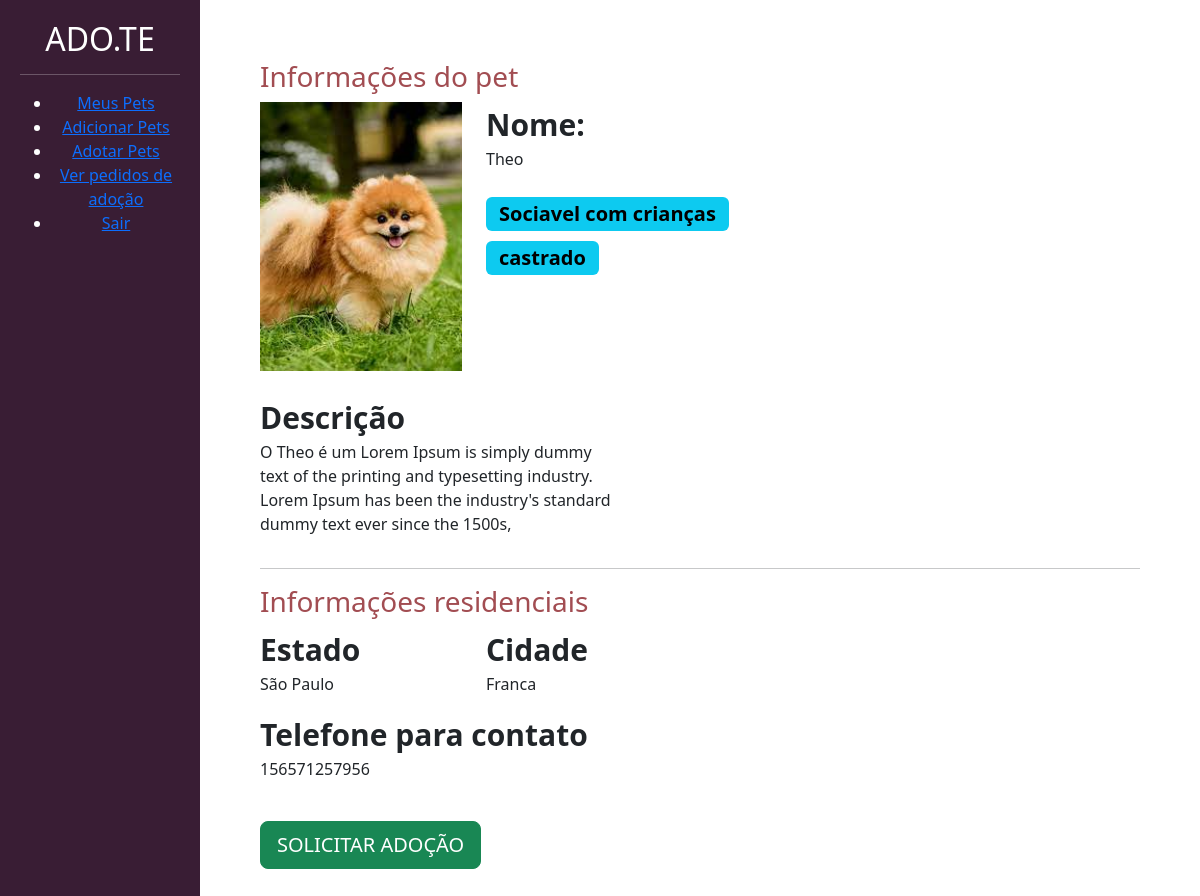
/divulgar/ver_pet/1 (signed in), run on the app's committed database.
### divulgar/models.py (models this page shows, shortened)
class Pet(models.Model):
    choices_status = (("P", 'Para adoção'),
                      ('A', 'Adotado'))
    usuario = models.ForeignKey(User, on_delete=models.CASCADE)
    nome = models.CharField(max_length=100)
    descricao = models.TextField()
    estado = models.CharField(max_length=50)
    cidade = models.CharField(max_length=50)
    telefone = models.CharField(max_length=14)
    raca = models.ForeignKey(Raca, on_delete=models.CASCADE)
    tags = models.ManyToManyField(Tag)  # manytomany é muitos paras muitos
    status = models.CharField(
        max_length=1, choices=choices_status, default='P')
    foto = models.ImageField(upload_to="fotos_pets")

class Tag(models.Model):
    tag = models.CharField(max_length=100)
    def __str__(self) -> str:
        return self.tag

### divulgar/views.py (the view)
# urls.py: path('ver_pet/<int:id>', views.ver_pet, name="ver_pet"),
@login_required
def ver_pet(request, id):
    if request.method == 'GET':
        pet = Pet.objects.get(id=id)
        return render(request, 'ver_pet.html', {'pet': pet})

### divulgar/templates/ver_pet.html (shortened to what this page needs)
{% load static %}
<!doctype html>
<html lang="pt-BR">
<head>
    <link href="https://cdn.jsdelivr.net/npm/bootstrap@5.3.0-alpha1/dist/css/bootstrap.min.css" rel="stylesheet">
    <link href="{% static 'usuarios/css/cadastro.css' %}" rel="stylesheet">
    <link href="{% static 'divulgar/css/novo_pet.css' %}" rel="stylesheet">
    <link href="{% static 'divulgar/css/seus_pet.css' %}" rel="stylesheet">
    <link href="{% static 'adotar/css/listar_pets.css' %}" rel="stylesheet">
</head>
<body>
    <div class="container-fluid">
        <div class="row">
            <div class="col-md-2 bg-side-plataforma sidebar">
                <h2>ADO.TE</h2>
                <hr>
                <ul>
                    <li><a href="{% url 'seus_pet' %}" class="link-center">Meus Pets</a></li>
                    <li><a href="{% url 'novo_pet' %}" class="link-center">Adicionar Pets</a></li>
                    <li><a href="{% url 'listar_pets' %}" class="link-center">Adotar Pets</a></li>
                    <li><a href="{% url 'ver_pedido_adocao' %}" class="link-center">Ver pedidos de adoção</a></li>
                    <li><a href="{% url 'sair' %}" class="link-center">Sair</a></li>
                </ul>
            </div>
            <div style="padding:60px" class="col-md">
                <h3 class="font-vinho">Informações do pet</h3>
                <div class="row">
                    <div class="col-md-3">
                        {% if pet.foto %}
                        <img width="100%" src="{{pet.foto.url}}">
                        {% endif %}
                    </div>
                    <div class="col-md-9">
                        <span class="span-bold">Nome:</span>
                        <p>{{pet.nome}}</p>
                        <div style="width:40%">
                            {% for tag in pet.tags.all%}
                            <span class="badge text-bg-info badge-lg">{{tag}}</span>
                            {% endfor %}
                        </div>
                    </div>
                </div>
                <br>
                <div class="row">
                    <div class="col-md-5">
                        <span class="span-bold">Descrição</span>
                        <p>{{pet.descricao}}</p>
                    </div>
                    <div class="col-md-7">
                    </div>
                </div>
                <hr>
                <div class="row">
                    <h3 class="font-vinho">Informações residenciais</h3>
                    <div class="col-md">
                        <div class="row">
                            <div class="col-md">
                                <span class="span-bold">Estado</span>
                                <p>{{pet.estado}}</p>
                            </div>
                            <div class="col-md">
                                <span class="span-bold">Cidade</span>
                                <p>{{pet.cidade}}</p>
                            </div>
                        </div>
                        <span class="span-bold">Telefone para contato</span>
                        <p>{{pet.telefone}}</p>
                        <br>
                        <a href="{% url 'pedido_adocao' pet.id %}" class="btn btn-success btn-lg">SOLICITAR ADOÇÃO</a>
                    </div>
                    <div class="col-md">
                    </div>
                </div>
            </div>
        </div>
    </div>
</body>
</html>

### templates/static/divulgar/css/novo_pet.css (style rules this page uses)
.sidebar { text-align: center; padding: 20px; }
.font-vinho { color: #A24D52; }

### templates/static/adotar/css/listar_pets.css (style rules this page uses)
.span-bold { font-weight: bold; font-size: 30px; }
.badge-lg { font-size: 20px; margin-top: 10px; }
.bg-side-plataforma { background-color: #391D34; color: white; }

### data on the page
Pet: foto (picture), nome "Theo", descricao "O Theo é um Lorem Ipsum is simply dummy text of the printing and typesetting industry. Lorem Ipsum has been the industry's standard dummy text ever since the 1500s,", estado "São Paulo", cidade "Franca", telefone "156571257956"
Tag: tag "Sociavel com crianças"
Tag: tag "castrado"
